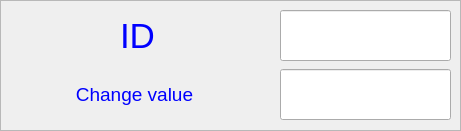
         <widget class="QFrame" name="frame_7">
          <property name="geometry">
           <rect>
            <x>10</x>
            <y>40</y>
            <width>461</width>
            <height>131</height>
           </rect>
          </property>
          <property name="frameShape">
           <enum>QFrame::StyledPanel</enum>
          </property>
          <property name="frameShadow">
           <enum>QFrame::Raised</enum>
          </property>
          <widget class="QLabel" name="label_38">
           <property name="geometry">
            <rect>
             <x>54</x>
             <y>74</y>
             <width>161</width>
             <height>41</height>
            </rect>
           </property>
           <property name="palette">
            <palette>
             <active>
              <colorrole role="WindowText">
               <brush brushstyle="SolidPattern">
                <color alpha="255">
                 <red>0</red>
                 <green>0</green>
                 <blue>0</blue>
                </color>
               </brush>
              </colorrole>
              <colorrole role="Button">
               <brush brushstyle="SolidPattern">
                <color alpha="255">
                 <red>0</red>
                 <green>0</green>
                 <blue>0</blue>
                </color>
               </brush>
              </colorrole>
              <colorrole role="Light">
               <brush brushstyle="SolidPattern">
                <color alpha="255">
                 <red>0</red>
                 <green>0</green>
                 <blue>0</blue>
                </color>
               </brush>
              </colorrole>
              <colorrole role="Midlight">
               <brush brushstyle="SolidPattern">
                <color alpha="255">
                 <red>0</red>
                 <green>0</green>
                 <blue>0</blue>
                </color>
               </brush>
              </colorrole>
              <colorrole role="Dark">
               <brush brushstyle="SolidPattern">
                <color alpha="255">
                 <red>0</red>
                 <green>0</green>
                 <blue>0</blue>
                </color>
               </brush>
              </colorrole>
              <colorrole role="Mid">
               <brush brushstyle="SolidPattern">
                <color alpha="255">
                 <red>0</red>
                 <green>0</green>
                 <blue>0</blue>
                </color>
               </brush>
              </colorrole>
              <colorrole role="Text">
               <brush brushstyle="SolidPattern">
                <color alpha="255">
                 <red>255</red>
                 <green>255</green>
                 <blue>255</blue>
                </color>
               </brush>
              </colorrole>
              <colorrole role="BrightText">
               <brush brushstyle="SolidPattern">
                <color alpha="255">
                 <red>255</red>
                 <green>255</green>
                 <blue>255</blue>
                </color>
               </brush>
              </colorrole>
              <colorrole role="ButtonText">
               <brush brushstyle="SolidPattern">
                <color alpha="255">
                 <red>255</red>
                 <green>255</green>
                 <blue>255</blue>
                </color>
               </brush>
              </colorrole>
              <colorrole role="Base">
               <brush brushstyle="SolidPattern">
                <color alpha="255">
                 <red>0</red>
                 <green>0</green>
                 <blue>0</blue>
                </color>
               </brush>
              </colorrole>
              <colorrole role="Window">
               <brush brushstyle="SolidPattern">
                <color alpha="255">
                 <red>0</red>
                 <green>0</green>
                 <blue>0</blue>
                </color>
               </brush>
              </colorrole>
              <colorrole role="Shadow">
               <brush brushstyle="SolidPattern">
                <color alpha="255">
                 <red>0</red>
                 <green>0</green>
                 <blue>0</blue>
                </color>
               </brush>
              </colorrole>
              <colorrole role="AlternateBase">
               <brush brushstyle="SolidPattern">
                <color alpha="255">
                 <red>0</red>
                 <green>0</green>
                 <blue>0</blue>
                </color>
               </brush>
              </colorrole>
              <colorrole role="ToolTipBase">
               <brush brushstyle="SolidPattern">
                <color alpha="255">
                 <red>255</red>
                 <green>255</green>
                 <blue>220</blue>
                </color>
               </brush>
              </colorrole>
              <colorrole role="ToolTipText">
               <brush brushstyle="SolidPattern">
                <color alpha="255">
                 <red>170</red>
                 <green>0</green>
                 <blue>0</blue>
                </color>
               </brush>
              </colorrole>
             </active>
             <inactive>
              <colorrole role="WindowText">
               <brush brushstyle="SolidPattern">
                <color alpha="255">
                 <red>0</red>
                 <green>0</green>
                 <blue>0</blue>
                </color>
               </brush>
              </colorrole>
              <colorrole role="Button">
               <brush brushstyle="SolidPattern">
                <color alpha="255">
                 <red>0</red>
                 <green>0</green>
                 <blue>0</blue>
                </color>
               </brush>
              </colorrole>
              <colorrole role="Light">
               <brush brushstyle="SolidPattern">
                <color alpha="255">
                 <red>0</red>
                 <green>0</green>
                 <blue>0</blue>
                </color>
               </brush>
              </colorrole>
              <colorrole role="Midlight">
               <brush brushstyle="SolidPattern">
                <color alpha="255">
                 <red>0</red>
                 <green>0</green>
                 <blue>0</blue>
                </color>
               </brush>
              </colorrole>
              <colorrole role="Dark">
               <brush brushstyle="SolidPattern">
                <color alpha="255">
                 <red>0</red>
                 <green>0</green>
                 <blue>0</blue>
                </color>
               </brush>
              </colorrole>
              <colorrole role="Mid">
               <brush brushstyle="SolidPattern">
                <color alpha="255">
                 <red>0</red>
                 <green>0</green>
                 <blue>0</blue>
                </color>
               </brush>
              </colorrole>
              <colorrole role="Text">
               <brush brushstyle="SolidPattern">
                <color alpha="255">
                 <red>255</red>
                 <green>255</green>
                 <blue>255</blue>
                </color>
               </brush>
              </colorrole>
              <colorrole role="BrightText">
               <brush brushstyle="SolidPattern">
                <color alpha="255">
                 <red>255</red>
                 <green>255</green>
                 <blue>255</blue>
                </color>
               </brush>
              </colorrole>
              <colorrole role="ButtonText">
               <brush brushstyle="SolidPattern">
                <color alpha="255">
                 <red>255</red>
                 <green>255</green>
                 <blue>255</blue>
                </color>
               </brush>
              </colorrole>
              <colorrole role="Base">
               <brush brushstyle="SolidPattern">
                <color alpha="255">
                 <red>0</red>
                 <green>0</green>
                 <blue>0</blue>
                </color>
               </brush>
              </colorrole>
              <colorrole role="Window">
               <brush brushstyle="SolidPattern">
                <color alpha="255">
                 <red>0</red>
                 <green>0</green>
                 <blue>0</blue>
                </color>
               </brush>
              </colorrole>
              <colorrole role="Shadow">
               <brush brushstyle="SolidPattern">
                <color alpha="255">
                 <red>0</red>
                 <green>0</green>
                 <blue>0</blue>
                </color>
               </brush>
              </colorrole>
              <colorrole role="AlternateBase">
               <brush brushstyle="SolidPattern">
                <color alpha="255">
                 <red>0</red>
                 <green>0</green>
                 <blue>0</blue>
                </color>
               </brush>
              </colorrole>
              <colorrole role="ToolTipBase">
               <brush brushstyle="SolidPattern">
                <color alpha="255">
                 <red>255</red>
                 <green>255</green>
                 <blue>220</blue>
                </color>
               </brush>
              </colorrole>
              <colorrole role="ToolTipText">
               <brush brushstyle="SolidPattern">
                <color alpha="255">
                 <red>170</red>
                 <green>0</green>
                 <blue>0</blue>
                </color>
               </brush>
              </colorrole>
             </inactive>
             <disabled>
              <colorrole role="WindowText">
               <brush brushstyle="SolidPattern">
                <color alpha="255">
                 <red>0</red>
                 <green>0</green>
                 <blue>0</blue>
                </color>
               </brush>
              </colorrole>
              <colorrole role="Button">
               <brush brushstyle="SolidPattern">
                <color alpha="255">
                 <red>0</red>
                 <green>0</green>
                 <blue>0</blue>
                </color>
               </brush>
              </colorrole>
              <colorrole role="Light">
               <brush brushstyle="SolidPattern">
                <color alpha="255">
                 <red>0</red>
                 <green>0</green>
                 <blue>0</blue>
                </color>
               </brush>
              </colorrole>
              <colorrole role="Midlight">
               <brush brushstyle="SolidPattern">
                <color alpha="255">
                 <red>0</red>
                 <green>0</green>
                 <blue>0</blue>
                </color>
               </brush>
              </colorrole>
              <colorrole role="Dark">
               <brush brushstyle="SolidPattern">
                <color alpha="255">
                 <red>0</red>
                 <green>0</green>
                 <blue>0</blue>
                </color>
               </brush>
              </colorrole>
              <colorrole role="Mid">
               <brush brushstyle="SolidPattern">
                <color alpha="255">
                 <red>0</red>
                 <green>0</green>
                 <blue>0</blue>
                </color>
               </brush>
              </colorrole>
              <colorrole role="Text">
               <brush brushstyle="SolidPattern">
                <color alpha="255">
                 <red>0</red>
                 <green>0</green>
                 <blue>0</blue>
                </color>
               </brush>
              </colorrole>
              <colorrole role="BrightText">
               <brush brushstyle="SolidPattern">
                <color alpha="255">
                 <red>255</red>
                 <green>255</green>
                 <blue>255</blue>
                </color>
               </brush>
              </colorrole>
              <colorrole role="ButtonText">
               <brush brushstyle="SolidPattern">
                <color alpha="255">
                 <red>0</red>
                 <green>0</green>
                 <blue>0</blue>
                </color>
               </brush>
              </colorrole>
              <colorrole role="Base">
               <brush brushstyle="SolidPattern">
                <color alpha="255">
                 <red>0</red>
                 <green>0</green>
                 <blue>0</blue>
                </color>
               </brush>
              </colorrole>
              <colorrole role="Window">
               <brush brushstyle="SolidPattern">
                <color alpha="255">
                 <red>0</red>
                 <green>0</green>
                 <blue>0</blue>
                </color>
               </brush>
              </colorrole>
              <colorrole role="Shadow">
               <brush brushstyle="SolidPattern">
                <color alpha="255">
                 <red>0</red>
                 <green>0</green>
                 <blue>0</blue>
                </color>
               </brush>
              </colorrole>
              <colorrole role="AlternateBase">
               <brush brushstyle="SolidPattern">
                <color alpha="255">
                 <red>0</red>
                 <green>0</green>
                 <blue>0</blue>
                </color>
               </brush>
              </colorrole>
              <colorrole role="ToolTipBase">
               <brush brushstyle="SolidPattern">
                <color alpha="255">
                 <red>255</red>
                 <green>255</green>
                 <blue>220</blue>
                </color>
               </brush>
              </colorrole>
              <colorrole role="ToolTipText">
               <brush brushstyle="SolidPattern">
                <color alpha="255">
                 <red>170</red>
                 <green>0</green>
                 <blue>0</blue>
                </color>
               </brush>
              </colorrole>
             </disabled>
            </palette>
           </property>
           <property name="font">
            <font>
             <pointsize>16</pointsize>
             <weight>50</weight>
             <italic>false</italic>
             <bold>false</bold>
            </font>
           </property>
           <property name="text">
            <string>&lt;html&gt;&lt;head/&gt;&lt;body&gt;&lt;p align=&quot;center&quot;&gt;&lt;span style=&quot; font-size:14pt; color:#0000ff;&quot;&gt;Change value&lt;/span&gt;&lt;/p&gt;&lt;/body&gt;&lt;/html&gt;</string>
           </property>
          </widget>
          <widget class="QLineEdit" name="offset_id">
           <property name="geometry">
            <rect>
             <x>280</x>
             <y>10</y>
             <width>171</width>
             <height>51</height>
            </rect>
           </property>
           <property name="font">
            <font>
             <pointsize>18</pointsize>
             <italic>false</italic>
            </font>
           </property>
          </widget>
          <widget class="QLabel" name="label_37">
           <property name="geometry">
            <rect>
             <x>102</x>
             <y>16</y>
             <width>71</width>
             <height>41</height>
            </rect>
           </property>
           <property name="palette">
            <palette>
             <active>
              <colorrole role="WindowText">
               <brush brushstyle="SolidPattern">
                <color alpha="255">
                 <red>0</red>
                 <green>0</green>
                 <blue>0</blue>
                </color>
               </brush>
              </colorrole>
              <colorrole role="Button">
               <brush brushstyle="SolidPattern">
                <color alpha="255">
                 <red>0</red>
                 <green>0</green>
                 <blue>0</blue>
                </color>
               </brush>
              </colorrole>
              <colorrole role="Light">
               <brush brushstyle="SolidPattern">
                <color alpha="255">
                 <red>0</red>
                 <green>0</green>
                 <blue>0</blue>
                </color>
               </brush>
              </colorrole>
              <colorrole role="Midlight">
               <brush brushstyle="SolidPattern">
                <color alpha="255">
                 <red>0</red>
                 <green>0</green>
                 <blue>0</blue>
                </color>
               </brush>
              </colorrole>
              <colorrole role="Dark">
               <brush brushstyle="SolidPattern">
                <color alpha="255">
                 <red>0</red>
                 <green>0</green>
                 <blue>0</blue>
                </color>
               </brush>
              </colorrole>
              <colorrole role="Mid">
               <brush brushstyle="SolidPattern">
                <color alpha="255">
                 <red>0</red>
                 <green>0</green>
                 <blue>0</blue>
                </color>
               </brush>
              </colorrole>
              <colorrole role="Text">
               <brush brushstyle="SolidPattern">
                <color alpha="255">
                 <red>255</red>
                 <green>255</green>
                 <blue>255</blue>
                </color>
               </brush>
              </colorrole>
              <colorrole role="BrightText">
               <brush brushstyle="SolidPattern">
                <color alpha="255">
                 <red>255</red>
                 <green>255</green>
                 <blue>255</blue>
                </color>
               </brush>
              </colorrole>
              <colorrole role="ButtonText">
               <brush brushstyle="SolidPattern">
                <color alpha="255">
                 <red>255</red>
                 <green>255</green>
                 <blue>255</blue>
                </color>
               </brush>
              </colorrole>
              <colorrole role="Base">
               <brush brushstyle="SolidPattern">
                <color alpha="255">
                 <red>0</red>
                 <green>0</green>
                 <blue>0</blue>
                </color>
               </brush>
              </colorrole>
              <colorrole role="Window">
               <brush brushstyle="SolidPattern">
                <color alpha="255">
                 <red>0</red>
                 <green>0</green>
                 <blue>0</blue>
                </color>
               </brush>
              </colorrole>
              <colorrole role="Shadow">
               <brush brushstyle="SolidPattern">
                <color alpha="255">
                 <red>0</red>
                 <green>0</green>
                 <blue>0</blue>
                </color>
               </brush>
              </colorrole>
              <colorrole role="AlternateBase">
               <brush brushstyle="SolidPattern">
                <color alpha="255">
                 <red>0</red>
                 <green>0</green>
                 <blue>0</blue>
                </color>
               </brush>
              </colorrole>
              <colorrole role="ToolTipBase">
               <brush brushstyle="SolidPattern">
                <color alpha="255">
                 <red>255</red>
                 <green>255</green>
                 <blue>220</blue>
                </color>
               </brush>
              </colorrole>
              <colorrole role="ToolTipText">
               <brush brushstyle="SolidPattern">
                <color alpha="255">
                 <red>170</red>
                 <green>0</green>
                 <blue>0</blue>
                </color>
               </brush>
              </colorrole>
             </active>
             <inactive>
              <colorrole role="WindowText">
               <brush brushstyle="SolidPattern">
                <color alpha="255">
                 <red>0</red>
                 <green>0</green>
                 <blue>0</blue>
                </color>
               </brush>
              </colorrole>
              <colorrole role="Button">
               <brush brushstyle="SolidPattern">
                <color alpha="255">
                 <red>0</red>
                 <green>0</green>
                 <blue>0</blue>
                </color>
               </brush>
              </colorrole>
              <colorrole role="Light">
               <brush brushstyle="SolidPattern">
                <color alpha="255">
                 <red>0</red>
                 <green>0</green>
                 <blue>0</blue>
                </color>
               </brush>
              </colorrole>
              <colorrole role="Midlight">
               <brush brushstyle="SolidPattern">
                <color alpha="255">
                 <red>0</red>
                 <green>0</green>
                 <blue>0</blue>
                </color>
               </brush>
              </colorrole>
              <colorrole role="Dark">
               <brush brushstyle="SolidPattern">
                <color alpha="255">
                 <red>0</red>
                 <green>0</green>
                 <blue>0</blue>
                </color>
               </brush>
              </colorrole>
              <colorrole role="Mid">
               <brush brushstyle="SolidPattern">
                <color alpha="255">
                 <red>0</red>
                 <green>0</green>
                 <blue>0</blue>
                </color>
               </brush>
              </colorrole>
              <colorrole role="Text">
               <brush brushstyle="SolidPattern">
                <color alpha="255">
                 <red>255</red>
                 <green>255</green>
                 <blue>255</blue>
                </color>
               </brush>
              </colorrole>
              <colorrole role="BrightText">
               <brush brushstyle="SolidPattern">
                <color alpha="255">
                 <red>255</red>
                 <green>255</green>
                 <blue>255</blue>
                </color>
               </brush>
              </colorrole>
              <colorrole role="ButtonText">
               <brush brushstyle="SolidPattern">
                <color alpha="255">
                 <red>255</red>
                 <green>255</green>
                 <blue>255</blue>
                </color>
               </brush>
              </colorrole>
              <colorrole role="Base">
               <brush brushstyle="SolidPattern">
                <color alpha="255">
                 <red>0</red>
                 <green>0</green>
                 <blue>0</blue>
                </color>
               </brush>
              </colorrole>
              <colorrole role="Window">
               <brush brushstyle="SolidPattern">
                <color alpha="255">
                 <red>0</red>
                 <green>0</green>
                 <blue>0</blue>
                </color>
               </brush>
              </colorrole>
              <colorrole role="Shadow">
               <brush brushstyle="SolidPattern">
                <color alpha="255">
                 <red>0</red>
                 <green>0</green>
                 <blue>0</blue>
                </color>
               </brush>
              </colorrole>
              <colorrole role="AlternateBase">
               <brush brushstyle="SolidPattern">
                <color alpha="255">
                 <red>0</red>
                 <green>0</green>
                 <blue>0</blue>
                </color>
               </brush>
              </colorrole>
              <colorrole role="ToolTipBase">
               <brush brushstyle="SolidPattern">
                <color alpha="255">
                 <red>255</red>
                 <green>255</green>
                 <blue>220</blue>
                </color>
               </brush>
              </colorrole>
              <colorrole role="ToolTipText">
               <brush brushstyle="SolidPattern">
                <color alpha="255">
                 <red>170</red>
                 <green>0</green>
                 <blue>0</blue>
                </color>
               </brush>
              </colorrole>
             </inactive>
             <disabled>
              <colorrole role="WindowText">
               <brush brushstyle="SolidPattern">
                <color alpha="255">
                 <red>0</red>
                 <green>0</green>
                 <blue>0</blue>
                </color>
               </brush>
              </colorrole>
              <colorrole role="Button">
               <brush brushstyle="SolidPattern">
                <color alpha="255">
                 <red>0</red>
                 <green>0</green>
                 <blue>0</blue>
                </color>
               </brush>
              </colorrole>
              <colorrole role="Light">
               <brush brushstyle="SolidPattern">
                <color alpha="255">
                 <red>0</red>
                 <green>0</green>
                 <blue>0</blue>
                </color>
               </brush>
              </colorrole>
              <colorrole role="Midlight">
               <brush brushstyle="SolidPattern">
                <color alpha="255">
                 <red>0</red>
                 <green>0</green>
                 <blue>0</blue>
                </color>
               </brush>
              </colorrole>
              <colorrole role="Dark">
               <brush brushstyle="SolidPattern">
                <color alpha="255">
                 <red>0</red>
                 <green>0</green>
                 <blue>0</blue>
                </color>
               </brush>
              </colorrole>
              <colorrole role="Mid">
               <brush brushstyle="SolidPattern">
                <color alpha="255">
                 <red>0</red>
                 <green>0</green>
                 <blue>0</blue>
                </color>
               </brush>
              </colorrole>
              <colorrole role="Text">
               <brush brushstyle="SolidPattern">
                <color alpha="255">
                 <red>0</red>
                 <green>0</green>
                 <blue>0</blue>
                </color>
               </brush>
              </colorrole>
              <colorrole role="BrightText">
               <brush brushstyle="SolidPattern">
                <color alpha="255">
                 <red>255</red>
                 <green>255</green>
                 <blue>255</blue>
                </color>
               </brush>
              </colorrole>
              <colorrole role="ButtonText">
               <brush brushstyle="SolidPattern">
                <color alpha="255">
                 <red>0</red>
                 <green>0</green>
                 <blue>0</blue>
                </color>
               </brush>
              </colorrole>
              <colorrole role="Base">
               <brush brushstyle="SolidPattern">
                <color alpha="255">
                 <red>0</red>
                 <green>0</green>
                 <blue>0</blue>
                </color>
               </brush>
              </colorrole>
              <colorrole role="Window">
               <brush brushstyle="SolidPattern">
                <color alpha="255">
                 <red>0</red>
                 <green>0</green>
                 <blue>0</blue>
                </color>
               </brush>
              </colorrole>
              <colorrole role="Shadow">
               <brush brushstyle="SolidPattern">
                <color alpha="255">
                 <red>0</red>
                 <green>0</green>
                 <blue>0</blue>
                </color>
               </brush>
              </colorrole>
              <colorrole role="AlternateBase">
               <brush brushstyle="SolidPattern">
                <color alpha="255">
                 <red>0</red>
                 <green>0</green>
                 <blue>0</blue>
                </color>
               </brush>
              </colorrole>
              <colorrole role="ToolTipBase">
               <brush brushstyle="SolidPattern">
                <color alpha="255">
                 <red>255</red>
                 <green>255</green>
                 <blue>220</blue>
                </color>
               </brush>
              </colorrole>
              <colorrole role="ToolTipText">
               <brush brushstyle="SolidPattern">
                <color alpha="255">
                 <red>170</red>
                 <green>0</green>
                 <blue>0</blue>
                </color>
               </brush>
              </colorrole>
             </disabled>
            </palette>
           </property>
           <property name="font">
            <font>
             <pointsize>16</pointsize>
             <weight>50</weight>
             <italic>false</italic>
             <bold>false</bold>
            </font>
           </property>
           <property name="text">
            <string>&lt;html&gt;&lt;head/&gt;&lt;body&gt;&lt;p align=&quot;center&quot;&gt;&lt;span style=&quot; font-size:26pt; color:#0000ff;&quot;&gt;ID&lt;/span&gt;&lt;/p&gt;&lt;/body&gt;&lt;/html&gt;</string>
           </property>
          </widget>
          <widget class="QLineEdit" name="offset_value">
           <property name="geometry">
            <rect>
             <x>280</x>
             <y>69</y>
             <width>171</width>
             <height>51</height>
            </rect>
           </property>
           <property name="font">
            <font>
             <pointsize>18</pointsize>
             <italic>false</italic>
            </font>
           </property>
          </widget>
         </widget>
